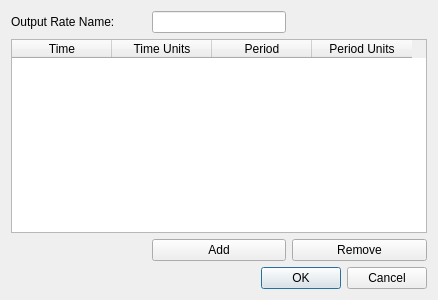
<?xml version="1.0" encoding="UTF-8"?>
<ui version="4.0">
 <class>OutputRateDialog</class>
 <widget class="QDialog" name="OutputRateDialog">
  <property name="geometry">
   <rect>
    <x>0</x>
    <y>0</y>
    <width>438</width>
    <height>300</height>
   </rect>
  </property>
  <property name="windowTitle">
   <string>Output Rate Dialog</string>
  </property>
  <layout class="QGridLayout" name="gridLayout_2">
   <item row="0" column="0">
    <layout class="QGridLayout" name="gridLayout">
     <item row="1" column="0" colspan="3">
      <widget class="QTableWidget" name="mOutputRateTableWidget">
       <column>
        <property name="text">
         <string>Time</string>
        </property>
       </column>
       <column>
        <property name="text">
         <string>Time Units</string>
        </property>
       </column>
       <column>
        <property name="text">
         <string>Period</string>
        </property>
       </column>
       <column>
        <property name="text">
         <string>Period Units</string>
        </property>
       </column>
      </widget>
     </item>
     <item row="0" column="1">
      <widget class="QLineEdit" name="mOutputRateNameLineEdit"/>
     </item>
     <item row="0" column="0">
      <widget class="QLabel" name="mOutputRateNameLabel">
       <property name="text">
        <string>Output Rate Name:</string>
       </property>
      </widget>
     </item>
     <item row="0" column="2">
      <spacer name="horizontalSpacer">
       <property name="orientation">
        <enum>Qt::Horizontal</enum>
       </property>
       <property name="sizeHint" stdset="0">
        <size>
         <width>40</width>
         <height>20</height>
        </size>
       </property>
      </spacer>
     </item>
     <item row="2" column="0">
      <spacer name="horizontalSpacer_2">
       <property name="orientation">
        <enum>Qt::Horizontal</enum>
       </property>
       <property name="sizeHint" stdset="0">
        <size>
         <width>40</width>
         <height>20</height>
        </size>
       </property>
      </spacer>
     </item>
     <item row="2" column="1">
      <widget class="QPushButton" name="mAddButton">
       <property name="text">
        <string>Add</string>
       </property>
      </widget>
     </item>
     <item row="2" column="2">
      <widget class="QPushButton" name="mRemoveButton">
       <property name="text">
        <string>Remove</string>
       </property>
      </widget>
     </item>
    </layout>
   </item>
   <item row="1" column="0">
    <widget class="QDialogButtonBox" name="mOKCancelButtonBox">
     <property name="orientation">
      <enum>Qt::Horizontal</enum>
     </property>
     <property name="standardButtons">
      <set>QDialogButtonBox::Cancel|QDialogButtonBox::Ok</set>
     </property>
    </widget>
   </item>
  </layout>
 </widget>
 <resources/>
 <connections>
  <connection>
   <sender>mOKCancelButtonBox</sender>
   <signal>accepted()</signal>
   <receiver>OutputRateDialog</receiver>
   <slot>accept()</slot>
   <hints>
    <hint type="sourcelabel">
     <x>248</x>
     <y>254</y>
    </hint>
    <hint type="destinationlabel">
     <x>157</x>
     <y>274</y>
    </hint>
   </hints>
  </connection>
  <connection>
   <sender>mOKCancelButtonBox</sender>
   <signal>rejected()</signal>
   <receiver>OutputRateDialog</receiver>
   <slot>reject()</slot>
   <hints>
    <hint type="sourcelabel">
     <x>316</x>
     <y>260</y>
    </hint>
    <hint type="destinationlabel">
     <x>286</x>
     <y>274</y>
    </hint>
   </hints>
  </connection>
 </connections>
</ui>
